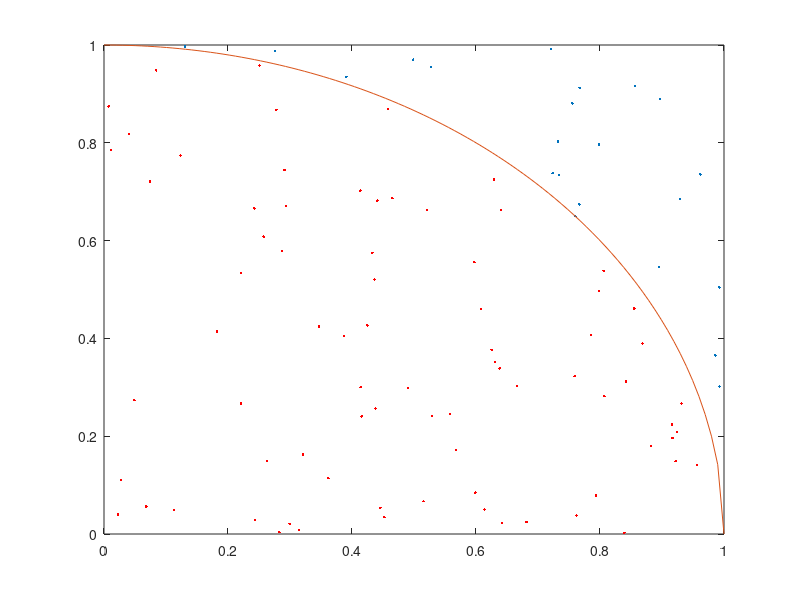

The MATLAB script that drew this image: (Note: this script raises an error after producing the figure.)
%EE511 Project 4
%Author: Yong Wang <yongw@usc.edu>
n=100;
X = rand([n 1]);
Y = rand([n 1]);
figure;
plot(X,Y,'.');
hold on;
A = X.^2 + Y.^2;
plot(X(A<=1),Y(A<=1),'r.');
x=linspace(0,1);
y = sqrt(1 - x.^2);
plot(x,y);
legend(sprintf('%d (out)',length(find(A>1))),sprintf('%d (in)',length(find(A<=1))),'Edge','Location','NE');
xlabel("x");
ylabel('y');
epi = 4 * length(find(A<=1))/n;
title(sprintf('Estimated pi=%f',epi));
k=50;
P=zeros(k,1);
for i=1:k
	X = rand([n 1]);
	Y = rand([n 1]); 
    A = X.^2 + Y.^2;
    P(i,1)= 4 * length(find(A<1))/n;
end
figure;
histogram(P);
title(sprintf('Estimated pi, mean=%f',sum(P)/length(P)));
xlabel("pi value");
ylabel('Frequency');
%% Variance
N = [100 300 500 1000 2000 3000 5000];
V = zeros(length(N),1);
for j = 1:length(N)
    for i=1:k
        X = rand([N(j) 1]);
        Y = rand([N(j) 1]); 
        A = X.^2 + Y.^2;
        P(i,1)= 4 * length(find(A<1))/N(j);
    end
    V(j) = var(P);
    fprintf("n=%d mean=%f, var=%f\n",N(j), sum(P)/length(P),V(j));
end
figure;
bar(N,V);
title('Sample Variance');
xlabel("n (Sample number)");
ylabel('Variance of Estimates');

%% Monte Carlo integral by generating uniform points
n=1000;
x1=0.8;
x2=3.0;
y1 = 1/(1+sinh(x1*2).*log(x1));
y2 = 1/(1+sinh(x2*2).*log(x2));
X=(x2-x1).*rand(n,1)+x1;
Y=(y2-y1).*rand(n,1)+y1;
A=1./(1+sinh(X*2).*log(X));
figure;
plot(X,Y,'.');
hold on;
plot(X(A>Y),Y(A>Y),'r.');
x=linspace(0.8,3);
y=1./(1+sinh(x*2).*log(x));
plot(x,y);
legend(sprintf('%d (out)',length(find(A<Y))),sprintf('%d (in)',length(find(A>Y))),'f(x)','Location','NE');
xlabel('x');
ylabel('y');
title(sprintf('Integral = %d',abs(x2-x1)*abs(y2-y1)*length(find(A>Y))/n));
N=[1000];
V=zeros(length(N),1);
for j=1:length(N)
    int = zeros(k,1);
    for i=1:k
        n=N(j);
        x1=0.8;
        x2=3.0;
        y1 = 1/(1+sinh(x1*2).*log(x1));
        y2 = 1/(1+sinh(x2*2).*log(x2));
        X=(x2-x1).*rand(n,1)+x1;
        Y=(y2-y1).*rand(n,1)+y1;
        A=1./(1+sinh(X*2).*log(X));
        int(i,1) = abs(x2-x1)*abs(y2-y1)*length(find(A>Y))/n;
    end
    V(j) = var(int);
    fprintf("1: Mean=%f, Variance=%f\n",sum(int)/k, V(j));
end

n=1000;
x1=-pi;
x2=pi;
y1 = -pi;
y2 = pi;
z1 = exp(-1*0^4 - 0^4);
z2 = exp(-1*pi^4 - pi^4);
X=(x2-x1).*rand(n,1)+x1;
Y=(y2-y1).*rand(n,1)+y1;
Z=(z2-z1).*rand(n,1)+z1;
A=exp(-1*(X.^4) - Y.^4);
figure;
scatter3(X,Y,Z,'.');
hold on;
scatter3(X(A>Z),Y(A>Z),Z(A>Z),'r.');
x=linspace(x1,x2);
y=linspace(y1,y2);
surf(x,y,exp(-1*(x.^4) - y'.^4));
legend(sprintf('%d (out)',length(find(A<Z))),sprintf('%d (in)',length(find(A>Z))),'f(x,y)','Location','NE');
xlabel('x');
ylabel('y');
int = abs(x2-x1)*abs(y2-y1)*abs(z2-z1)*length(find(A>Z))/n;
title(sprintf('Integral = %f',int));
figure;
contour(x,y,exp(-1*(x.^4) - y'.^4));
hold on;
plot(-pi/2,y,'b.',pi/2,y,'b.');
title('Stratified region');
N=[1000];
V=zeros(length(N),1);
for j=1:length(N)
    int = zeros(k,1);
    for i=1:k
        n=N(j);
        X=(x2-x1).*rand(n,1)+x1;
        Y=(y2-y1).*rand(n,1)+y1;
        Z=(z2-z1).*rand(n,1)+z1;
        A=exp(-1*X.^4 - Y.^4);
        int(i,1) = abs(x2-x1)*abs(y2-y1)*abs(z2-z1)*length(find(A>Z))/n;
    end
    V(j) = var(int);
    fprintf("2: Mean=%f, Variance=%f\n",sum(int)/k, V(j));
end
%% Stratification
v = [0.8 1.2;1.2 1.6;1.6 2.4;2.4 3.0];
s = [500 300 150 50];
k=50;
int = zeros(k,1);
for i=1:k
    r = 0;
    for j=1:length(s)
        n = s(j);
        x1=v(j,1); x2=v(j,2);
        x=(x2-x1).*rand(n,1)+x1;
        y=1./(1+sinh(x*2).*log(x));
        r = r + sum(y.*(x2-x1))/n;
        if j == 1
            tt=y;
        end
    end
    int(i) = r;
end
fprintf("Stratification 1: integral=%f, var=%f\n", sum(int)/k, var(int));
v = [-pi -pi/2;-pi/2 pi/2;pi/2 pi];
s = [100 800 100];
k=50;
int = zeros(k,1);
for i=1:k
    r = 0;
    for j=1:length(s)
        n = s(j);
        x1=v(j,1); x2=v(j,2);
        y1=-pi;y2=pi;
        x=(x2-x1).*rand(n,1)+x1;
        y=(y2-y1).*rand(n,1)+y1;
        z=exp(-1*x.^4 - y.^4);
        r = r + sum(z.*(x2-x1)*(y2-y1))/n;
        if j == 1
            tt=z;
        end
    end
    int(i) = r;
end
fprintf("Stratification 2: integral=%f, var=%f\n", sum(int)/k, var(int));
%% Importance sampling
n=1000;
for i=1:k
    x=exprnd(1/3,n,1)+0.8;
    f=1./(1+sinh(x*2).*log(x));
    g=exppdf(x-0.8,1/3);
    int(i)=sum(f./g)/n;
end
fprintf("Importance sampling 1: integral=%f, var=%f\n", sum(int)/k, var(int));
n=1000;
mu=[0 0];
sigma=[0.5 0;0 0.5];
for i=1:k
    x=mvnrnd(mu,sigma,n);
    f=exp(-1*x(:,1).^4 - x(:,2).^4);
    g=mvnpdf(x,mu,sigma);
    int(i)=sum(f./g)/n;
end
fprintf("Importance sampling 2: integral=%f, var=%f\n", sum(int)/k, var(int));
%% last integral
x=linspace(-5,5);
y=linspace(-5,5);
[X,Y] = meshgrid(x,y);
Z=20+X.^2+Y.^2-10*(cos(2*pi*X)+cos(2*pi*Y));
k=50;
n=10;
int=zeros(k,1);
for t=1:k
    r=0;
    for i=2:size(X,1)
        for j=2:size(Y,2)
            dx = X(i,j)-X(i,j-1);
            dy = Y(i,j)-Y(i-1,j);
            x=dx*rand(n,1)+X(i,j-1);
            y=dy*rand(n,1)+Y(i-1,j);
            z=20+x.^2+y.^2-10*(cos(2*pi*x)+cos(2*pi*y));
            r = r + sum(z*dx*dy)/n;
            %fprintf("dx=%f dy=%f, %f-%f %f-%f %d %d\n",dx,dy,X(i,j),X(i-1,j),Y(i,j),Y(i,j-1),i,j);
        end
    end
    fprintf("Integral=%f\n",r);
    int(t)=r;
end
fprintf("Integral=%f Var=%f n=%d\n",sum(int)/k,var(int),n);
%% draw some plot for report document
figure;
x=linspace(0.8,3);
y=1./(1+sinh(x*2).*log(x));
plot(x,y);
hold on;
y=exppdf(x-0.8,1/3);
plot(x,y,'--');
title('Evaluate g(x) for importance sampling');
x=linspace(-pi,pi);
y=linspace(-pi,pi);
figure;
contour(x,y,exp(-1*(x.^4) - y'.^4));
title('Evaluate g(x,y) for importance sampling');
hold on;
mu = [0 0]; 
SIGMA = [0.5 0; 0 0.5]; 
[X,Y] = meshgrid(x,y);
z=mvnpdf([X(:) Y(:)], mu, SIGMA);
z=reshape(z,length(x),length(y));
contour(x,y,z,'r--');
figure;
x=linspace(-5,5);
y=linspace(-5,5);
[X,Y] = meshgrid(x,y);
Z=20+X.^2+Y.^2-10*(cos(2*pi*X)+cos(2*pi*Y));
surf(x,y,Z);
